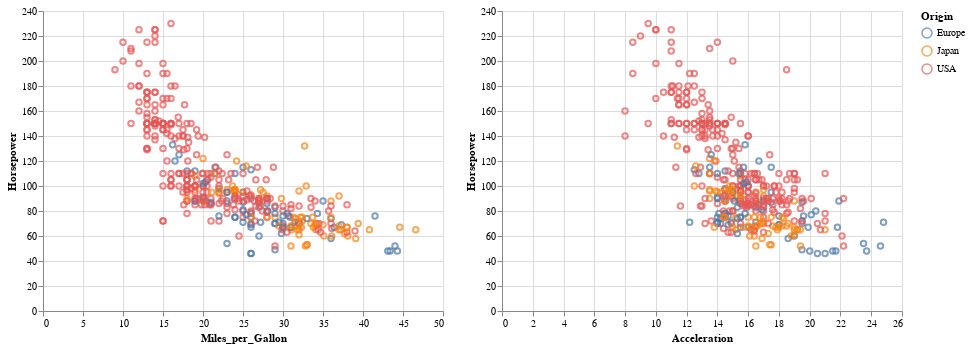

Notebook code for this chart:
### Markdown cell above
### Selection interval
This is one of the coolest features of Altair. Click on the left chart and drag to create a selection rectangle. Then move the rectangle around and see how the right chart follows. This feature could be very usefull for Explatory Data Analysis (EDA).

### Code cell
interval = alt.selection_interval(encodings=['x', 'y'])
chart = alt.Chart(cars).mark_point().encode(
    x = 'Miles_per_Gallon',
    y = 'Horsepower', 
    color = alt.condition(interval, 'Origin', alt.value('lightgray'))
).properties(
    selection = interval
)
chart | chart.encode(x = 'Acceleration')

### Figure 1 — Vega-Lite specification as saved in the notebook (floating-point values rounded to 4 significant figures; data arrays with more than 128 entries replaced by an {"elided": "..."} marker saying what was removed)
{"$schema": "https://vega.github.io/schema/vega-lite/v2.6.0.json", "config": {"view": {"height": 300, "width": 400}}, "datasets": {"data-f02450ab61490a1363517a0190416235": {"elided": "406 records"}}, "hconcat": [{"data": {"name": "data-f02450ab61490a1363517a0190416235"}, "encoding": {"color": {"condition": {"field": "Origin", "selection": "selector009", "type": "nominal"}, "value": "lightgray"}, "x": {"field": "Miles_per_Gallon", "type": "quantitative"}, "y": {"field": "Horsepower", "type": "quantitative"}}, "mark": "point", "selection": {"selector009": {"encodings": ["x", "y"], "mark": {"fill": "#333", "fillOpacity": 0.125, "stroke": "white"}, "on": "[mousedown, window:mouseup] > window:mousemove!", "resolve": "global", "translate": "[mousedown, window:mouseup] > window:mousemove!", "type": "interval", "zoom": "wheel!"}}}, {"data": {"name": "data-f02450ab61490a1363517a0190416235"}, "encoding": {"color": {"condition": {"field": "Origin", "selection": "selector009", "type": "nominal"}, "value": "lightgray"}, "x": {"field": "Acceleration", "type": "quantitative"}, "y": {"field": "Horsepower", "type": "quantitative"}}, "mark": "point", "selection": {"selector009": {"encodings": ["x", "y"], "mark": {"fill": "#333", "fillOpacity": 0.125, "stroke": "white"}, "on": "[mousedown, window:mouseup] > window:mousemove!", "resolve": "global", "translate": "[mousedown, window:mouseup] > window:mousemove!", "type": "interval", "zoom": "wheel!"}}}]}
